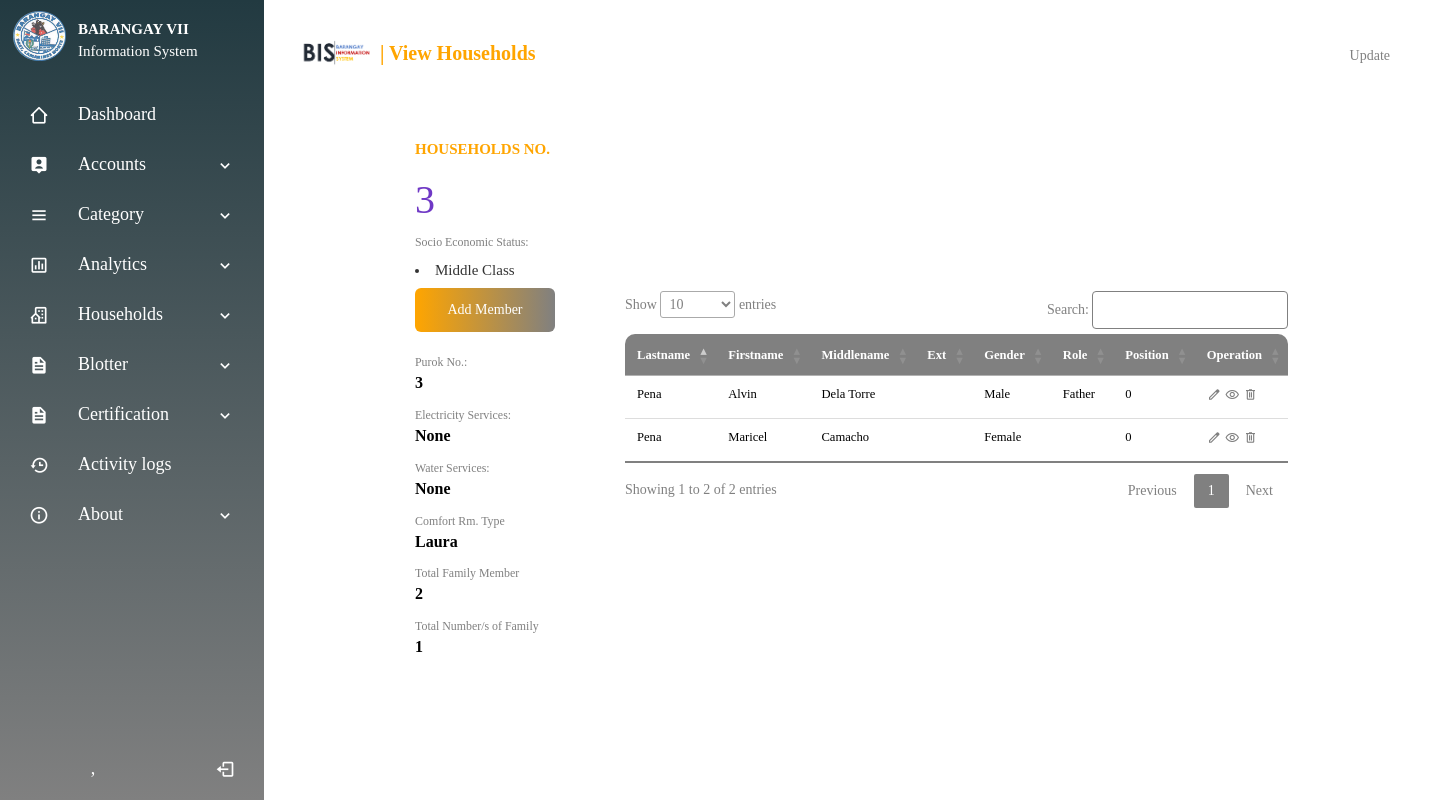
The page /viewhousehold.php?id=5 on the database its author committed.
### tables this page shows
CREATE TABLE `households` (
  `id` int(10) NOT NULL,
  `householdno` varchar(15) NOT NULL,
  `purokid` int(10) NOT NULL,
  `electricityid` int(10) NOT NULL,
  `waterid` int(10) NOT NULL,
  `crid` int(10) NOT NULL,
  `ses` varchar(50) NOT NULL
);

CREATE TABLE `purok` (
  `id` int(10) NOT NULL,
  `purokno` int(10) NOT NULL
);

CREATE TABLE `services` (
  `id` int(10) NOT NULL,
  `type` varchar(50) NOT NULL,
  `facility` varchar(50) NOT NULL
);

CREATE TABLE `cr` (
  `id` int(10) NOT NULL,
  `cr` varchar(50) NOT NULL
);

CREATE TABLE `residents` (
  `id` int(10) NOT NULL,
  `householdid` int(15) NOT NULL,
  `purok` int(10) NOT NULL,
  `lname` varchar(50) NOT NULL,
  `fname` varchar(50) NOT NULL,
  `mname` varchar(50) NOT NULL,
  `ext` varchar(50) NOT NULL,
  `birthdate` varchar(50) NOT NULL,
  `gender` varchar(50) NOT NULL,
  `employstat` varchar(50) NOT NULL,
  `occupation` varchar(50) NOT NULL,
  `osi` varchar(50) NOT NULL,
  `salary` varchar(50) NOT NULL,
  `healthstat` varchar(50) NOT NULL,
  `maritalstatus` varchar(50) NOT NULL,
  `sss` varchar(50) NOT NULL,
  `philheath` varchar(50) NOT NULL,
  `pagibig` varchar(50) NOT NULL,
  `naid` varchar(50) NOT NULL,
  `contactno` varchar(50) NOT NULL,
  `education` varchar(50) NOT NULL,
  `role` varchar(50) NOT NULL,
  `position` varchar(50) NOT NULL
);

### viewhousehold.php (the view, shortened to what this page needs)
<!DOCTYPE html>
<html lang="en">
<head>
    <link rel="stylesheet" href="css/viewuser.css">
    <link rel="stylesheet" href="css/viewhousehold.css">
    <link rel="stylesheet" href="css/allmaster.css">
    <link rel="stylesheet" href="css/font.css">
    <link href="bootstrap/css/bootstrap.min.css" rel="stylesheet">
        <link href="bootstrap/css/dataTables.bootstrap.css" rel="stylesheet">
        <link href="bootstrap/css/dataTables.responsive.css" rel="stylesheet">
     <link rel="stylesheet" href="css/datatable.css">
     <link rel="stylesheet" href="css/datatablebutton.css">
</head>
<?php
    require('configOne.php');
        $id=$_REQUEST['id'];
        $query = "SELECT * from households where id='".$id."'";
        $result = mysqli_query($conn, $query) or die ($mysqli_error());
        $row = mysqli_fetch_assoc($result);
        $purokid = $row['purokid'];
        $electid = $row['electricityid'];
        $waterid = $row['waterid'];
        $crid = $row['crid'];
        $querypurok = "SELECT * from purok where id='".$purokid."'";
        $resultpurok = mysqli_query($conn, $querypurok) or die ($mysqli_error());
        $rowpurok = mysqli_fetch_assoc($resultpurok);
        $queryelect = "SELECT * from services where id='".$electid."'";
        $resultelect = mysqli_query($conn, $queryelect) or die ($mysqli_error());
        $rowelect = mysqli_fetch_assoc($resultelect);
        $querywater = "SELECT * from services where id='".$waterid."'";
        $resultwater = mysqli_query($conn, $querywater) or die ($mysqli_error());
        $rowwater = mysqli_fetch_assoc($resultwater);
        $querycr = "SELECT * from cr where id='".$crid."'";
        $resultcr = mysqli_query($conn, $querycr) or die ($mysqli_error());
        $rowcr = mysqli_fetch_assoc($resultcr);
        $sqlrescount = "SELECT COUNT(*) AS SUMRES FROM residents where householdid='".$id."'";
        $resultrescount = mysqli_query($conn,$sqlrescount);
        $rowrescount = mysqli_fetch_array($resultrescount);
        $sqlfat = "SELECT COUNT(*) AS SUMfat FROM residents where householdid='".$id."' and role='Father'";
        $resfat = mysqli_query($conn,$sqlfat);
        $rowfat = mysqli_fetch_array($resfat);
?>
<body>
    <?php include 'navigation.php' ?>
    <section class="home-section">
    <div class="container">
        <div class="navbar">
            <img src="css/images/SystemLogo.png" class="logo"> <h3> | View Households</h3>
                <navList>
                    <ulist id="menuList">
                        <list><a href="editdhouseholds.php?id=<?php echo $row['id']; ?>">Update</a></list>
                    </ulist>
                </navList>
        </div>
        <div class="row">
            <div class="col-1">
                <h3>HOUSEHOLDS NO.</h3>
                <h2><?php echo $row['householdno']; ?></h2>
                <small>Socio Economic Status:</small>
                <h4><li><?php echo $row['ses']; ?></li></h4>
                <button type="button"><a href="addresident.php?id=<?php echo $row['id']; ?>">Add Member</a><img src="css/images/arrow.png"></button>
                <br><br>
                        <small>Purok No.:</small>
                        <p><?php echo $rowpurok['purokno']; ?></p>
                        <small>Electricity Services:</small>
                        <p><?php echo $rowelect['facility']; ?></p>
                        <small>Water Services:</small>
                        <p><?php echo $rowwater['facility']; ?></p>
                        <small>Comfort Rm. Type</small>
                        <p><?php echo $rowcr['cr']; ?></p>
                        <small>Total Family Member</small>
                        <p><?php echo $rowrescount['SUMRES']?></p>
                        <small>Total Number/s of Family</small>
                        <p><?php echo $rowfat['SUMfat']?></p>
            </div>
            <div class="col-2">
                    <table width="100%" class="table" id="dataTables-example">
                    <thead>
                        <tr>
                            <th>Lastname</th>
                            <th>Firstname</th>
                            <th>Middlename</th>
                            <th>Ext</th>
                            <th>Gender</th>
                            <th>Role</th>
                            <th>Position</th>
                            <th>Operation</th>
                        </tr>
                    </thead>
                    <tbody>
                    <?php
                        $mysqli = NEW MySQLi('localhost','root','','bis');
                        $resultresident = $mysqli->query("SELECT * FROM residents where householdid = '".$id."'");
                            while($rowresident = mysqli_fetch_assoc($resultresident)) {
                    ?>
                                <tr>
                                    <td><?php echo $rowresident['lname']; ?></td>
                                    <td><?php echo $rowresident['fname']; ?></td>
                                    <td><?php echo $rowresident['mname']; ?></td>
                                    <td><?php echo $rowresident['ext']; ?></td>
                                    <td><?php echo $rowresident['gender']; ?></td>
                                    <td><?php echo $rowresident['role']; ?></td>
                                    <td><?php echo $rowresident['position']; ?></td>
                                    <td><span class="material-symbols-outlined operation">edit</span>
                                    <a href="viewresident.php?id=<?php echo $rowresident['id']; ?>"><span class="material-symbols-outlined operation">visibility</span></a>
                                    <span class="material-symbols-outlined operation">delete</span>
                                    </td>
                                </tr>
                            <?php } ?>
                    </tbody>
                </table>
            </div>
        </div>
    </div>
    </section>
</body>
</html>

### css/viewuser.css (style rules this page uses)
body { margin: 0; padding: 0; font-family: outfit; box-sizing: border-box; }
.container { width: 100%; min-height: 100vh; padding-left: 8%; padding-right: 8%; box-sizing: border-box; overflow:hidden; }
.navbar { width: 100%; display: flex; align-items: center; }
.navbar h3 { font-size: 20px; font-weight: bold; color:orange; margin: 10px 0 5px; text-transform: capitalize; text-align: left; margin-bottom: 15px; }
.logo { width: 100px; cursor: pointer; margin: 30px 0; }
navList { flex: 1; text-align: right; background: none; }
navList ulist list { list-style: none; display: inline-block; margin-right: 30px; background: none; }
navList ulist list a { text-decoration: none; color: grey; font-size: 14px; background: none; }
.row { display: flex; justify-content: space-between; align-items: center; }
.col-1 { flex-basis: 80%; position: relative; margin-right: none; margin-left: 70px; }
.col-1 small { color: grey; }
.col-1 h2 { font-size: 40px; color: #6F38C5; text-transform: capitalize; }
.col-1 h3 { font-size: 20px; color:orange; font-weight: bold; margin: 0px 0 10px; text-transform: uppercase; }
.col-1 p { font-size: 16px; color: black; font-weight: bold; text-transform: capitalize; }
.col-1 h4 { margin: 0 0 10px 0px; font-size: 15px; }
button { width: 140px; border: 0; padding: 12px 10px; outline:none; color: #ffff; background: linear-gradient(to right, orange, grey); border-radius: 6px; cursor: pointer; transition: width 0.5s; }
button a { text-decoration: none; color: #fff; }
.col-1::after { content: ''; width: 10px; height: 57%; background: linear-gradient( orange, grey); border-radius: 6px; position: absolute; left: -40px; top: 25px; visibility:hidden; }
.col-2 { flex-basis: 60%; position: relative; flex-basis: none; display: flex; align-items: center; justify-content: center; }
.col-2::after { content: ''; width: 10px; height: 100%; background: linear-gradient(orange, grey); border-radius: 6px; position: absolute; left: -20px; visibility:hidden; }

### css/viewhousehold.css (style rules this page uses)
body { margin: 0; padding: 0; font-family: outfit; box-sizing: border-box; }
.container { width: 100%; min-height: 100vh; padding-left: 5%; padding-right: 5%; box-sizing: border-box; overflow:hidden; }
.navbar { width: 100%; display: flex; align-items: center; }
.navbar h3 { font-size: 20px; color:orange; font-weight: bold; margin: 10px 0 5px; text-transform: capitalize; text-align: left; margin-bottom: 15px; }
.logo { width: 100px; cursor: pointer; margin: 30px 0; }
navList { flex: 1; text-align: right; background: none; }
navList ulist list { list-style: none; display: inline-block; margin-right: 30px; background: none; }
navList ulist list a { text-decoration: none; color: grey; font-size: 14px; background: none; }
.row { display: flex; justify-content: space-between; align-items: center; margin: 0px 0; }
.col-1 { flex-basis: 80%; position: relative; margin-right: 50px; margin-left: 150px; }
.col-1 h3 { font-size: 15px; color:orange; font-weight: bold; margin: 10px 0 5px; text-transform: capitalize; text-align: left; }
.col-1 h4 { margin: 10px 0; font-size: 15px; }
.col-1::after { content: ''; width: 10px; height: 100%; background: linear-gradient(orange, grey); border-radius: 6px; position: absolute; left: -30px; top: 5px; visibility:hidden; }
.col-2 { flex-basis: 60%; position: relative; flex-basis: none; display: flex; align-items: center; justify-content: center; margin-right: 150px; margin-left: 20px; }
.container .table { border-collapse: collapse; margin: 25px 0; font-size: 0.9em; min-width: 400px; border-radius: 10px 10px 0 0; overflow: hidden; background: #ffffff; color: black; font-family: outfit; border: none; text-transform: capitalize; }
.container .table thead tr { background: linear-gradient(135deg, grey, grey); color: #FFFF; border-top: 3px solid grey; }
.container .table th, .container .table td { padding: 10px 12px; text-transform: capitalize; }
.container .table tbody tr:last-of-type { border-bottom: 3px solid grey; }
.container .operation { color: grey; font-size: 15px; align-items: center; justify-content: center; text-align: center; margin-top: 1px; }

### css/allmaster.css (style rules this page uses)
.container { animation: transitionIn 0.85s; }

### css/cssNav/style.css (style rules this page uses)
* { margin: 0; padding: 0; box-sizing: border-box; font-family: Outfit; }
.home-section { position: relative; height: 100vh; left: 260px; width: calc(100% - 260px); transition: all 0.5s ease; }

### rows shown on the page
households: householdno "3", ses "Middle Class"
purok: purokno "3"
services: facility "None"
cr: cr "Laura"
residents: lname "Pena", fname "Alvin", mname "Dela Torre", gender "Male", role "Father", position "0"
residents: lname "Pena", fname "Maricel", mname "Camacho", gender "Female", position "0"

### other values the page prints
$rowrescount['SUMRES'] "2"
$rowfat['SUMfat'] "1"
